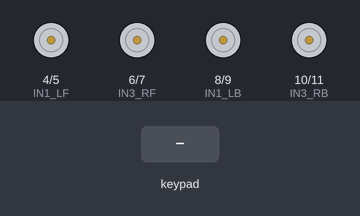
Simulated run of this sketch. Board: Arduino Uno, built with avr-gcc and run on an emulated ATmega328P. Parts: motor-driver pin pairs drawn as motors (green arrow = first pin HIGH = forward, orange = second pin HIGH = backward, longer = more drive). Inputs (shaded band) come from the test bench.

Above: at 1.2 s.
1.3 s: key 'U' pressed
At 1.5 s:
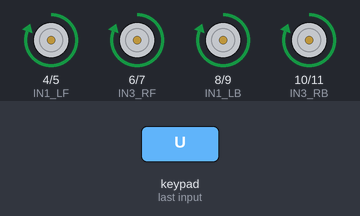
3.2 s: key 'D' pressed
At 3.4 s:
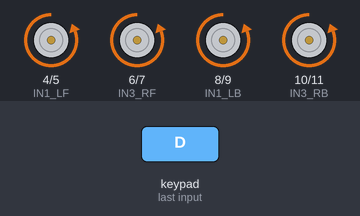
5.1 s: key 'O' pressed
At 5.3 s:
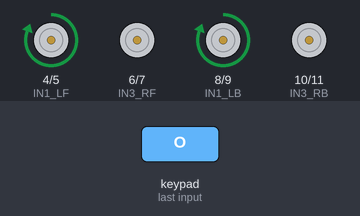
7.0 s: key 'S' pressed
At 7.2 s:
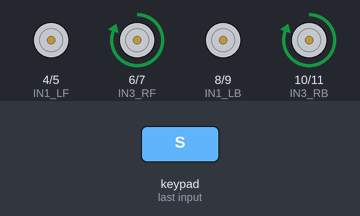
8.9 s: key 'T' pressed
At 9.1 s:
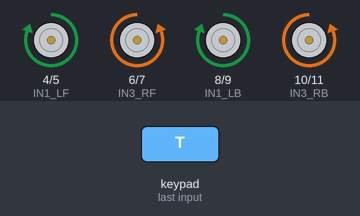
Timing chart, 0 to 11.8 s (numbered marks = the images above; inputs shaded):
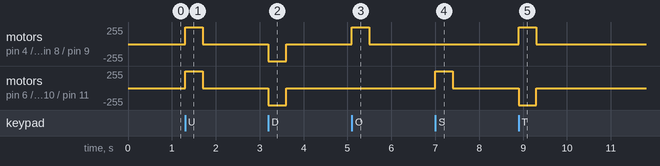

Measured:
- after the input at 1.3 s, motor on pin 4 (IN1_LF) / pin 5 (IN2_LF), motor on pin 6 (IN3_RF) / pin 7 (IN4_RF), motor on pin 8 (IN1_LB) / pin 9 (IN2_LB), motor on pin 10 (IN3_RB) / pin 11 (IN4_RB): stopped → forward 255/255 at once, → stopped 0.40 s later
- after the input at 3.2 s, motor on pin 4 (IN1_LF) / pin 5 (IN2_LF), motor on pin 6 (IN3_RF) / pin 7 (IN4_RF), motor on pin 8 (IN1_LB) / pin 9 (IN2_LB), motor on pin 10 (IN3_RB) / pin 11 (IN4_RB): stopped → backward 255/255 at once, → stopped 0.40 s later
- after the input at 5.1 s, motor on pin 4 (IN1_LF) / pin 5 (IN2_LF), motor on pin 8 (IN1_LB) / pin 9 (IN2_LB): stopped → forward 255/255 at once, → stopped 0.40 s later
- after the input at 7.0 s, motor on pin 6 (IN3_RF) / pin 7 (IN4_RF), motor on pin 10 (IN3_RB) / pin 11 (IN4_RB): stopped → forward 255/255 at once, → stopped 0.40 s later
- after the input at 8.9 s, motor on pin 4 (IN1_LF) / pin 5 (IN2_LF), motor on pin 8 (IN1_LB) / pin 9 (IN2_LB): stopped → forward 255/255 at once, → stopped 0.40 s later; motor on pin 6 (IN3_RF) / pin 7 (IN4_RF), motor on pin 10 (IN3_RB) / pin 11 (IN4_RB): stopped → backward 255/255 at once, → stopped 0.40 s later

The sketch:

source.ino
```cpp
#define CUSTOM_SETTINGS
#define INCLUDE_GAMEPAD_MODULE
#include <Dabble.h>

#define IN1_LF 4
#define IN2_LF 5
#define IN3_RF 6
#define IN4_RF 7

#define IN1_LB 8
#define IN2_LB 9
#define IN3_RB 10
#define IN4_RB 11


void setup() {
  // put your setup code here, to run once:
  Dabble.begin(9600);
  pinMode(IN1_LF, OUTPUT);
  pinMode(IN2_LF, OUTPUT);
  pinMode(IN3_RF, OUTPUT);
  pinMode(IN4_RF, OUTPUT);
  pinMode(IN1_LB, OUTPUT);
  pinMode(IN2_LB, OUTPUT);
  pinMode(IN3_RB, OUTPUT);
  pinMode(IN4_RB, OUTPUT);
  stop();
}

void go_forward(){
  digitalWrite(IN2_LF, LOW);
  analogWrite(IN1_LF, 255);

  digitalWrite(IN2_LB, LOW);
  analogWrite(IN1_LB, 255);

  digitalWrite(IN4_RF, LOW);
  analogWrite(IN3_RF, 255);

  digitalWrite(IN4_RB, LOW);
  analogWrite(IN3_RB, 255);
}

void go_backward(){
  digitalWrite(IN1_LF, LOW);
  analogWrite(IN2_LF, 255);

  // RIGHT FRONT
  digitalWrite(IN3_RF, LOW);
  analogWrite(IN4_RF, 255);

  // LEFT BACK
  digitalWrite(IN1_LB, LOW);
  analogWrite(IN2_LB, 255);

  // RIGHT BACK
  digitalWrite(IN3_RB, LOW);
  analogWrite(IN4_RB, 255);
}

void turn_right(){

  digitalWrite(IN3_RB, LOW);
  digitalWrite(IN4_RB, LOW);

   digitalWrite(IN3_RF, LOW);
  digitalWrite(IN4_RF, LOW);

  digitalWrite(IN2_LF, LOW);
  analogWrite(IN1_LF, 255);

  digitalWrite(IN2_LB, LOW);
  analogWrite(IN1_LB, 255);


}

void turn_left(){
  digitalWrite(IN1_LF, LOW);
  digitalWrite(IN2_LF, LOW);

  digitalWrite(IN1_LB, LOW);
  digitalWrite(IN2_LB, LOW);

  digitalWrite(IN4_RF, LOW);
  analogWrite(IN3_RF, 255);

  digitalWrite(IN4_RB, LOW);
  analogWrite(IN3_RB, 255);
}


void stop(){
  digitalWrite(IN1_LF, LOW);
  digitalWrite(IN2_LF, LOW);
  digitalWrite(IN3_RF, LOW);
  digitalWrite(IN4_RF, LOW);
  digitalWrite(IN1_LB, LOW);
  digitalWrite(IN2_LB, LOW);
  digitalWrite(IN3_RB, LOW);
  digitalWrite(IN4_RB, LOW);
}

void spinClockWire(){
  analogWrite(IN1_LF, 255);
  digitalWrite(IN2_LF, LOW);

  analogWrite(IN1_LB, 255);
  digitalWrite(IN2_LB, LOW);

  digitalWrite(IN3_RB, LOW);
  analogWrite(IN4_RB, 255);

  digitalWrite(IN3_RF, LOW);
  analogWrite(IN4_RF, 255);

}

void spinCounterClockWire(){
  analogWrite(IN2_LF, 255);
  digitalWrite(IN1_LF, LOW);

  analogWrite(IN2_LB, 255);
  digitalWrite(IN1_LB, LOW);

  digitalWrite(IN4_RB, LOW);
  analogWrite(IN3_RB, 255);

  digitalWrite(IN4_RF, LOW);
  analogWrite(IN3_RF, 255);
}


void loop() {
  Dabble.processInput();             //this function is used to refresh data obtained from smartphone.Hence calling this function is mandatory in order to get data properly from your mobile.


  if ( GamePad.isSquarePressed())
  {
    turn_left();
  }
  else if (GamePad.isCirclePressed())
  {
    turn_right();
  }
  else if (GamePad.isUpPressed())
  {
    go_forward();
  }
  else if (GamePad.isDownPressed())
  {
    go_backward();
  }
  else if (GamePad.isTrianglePressed()){
    spinClockWire();

  }
  else if (GamePad.isCrossPressed()){
    spinCounterClockWire();

  }
  else {
    stop();
  }
}
```
